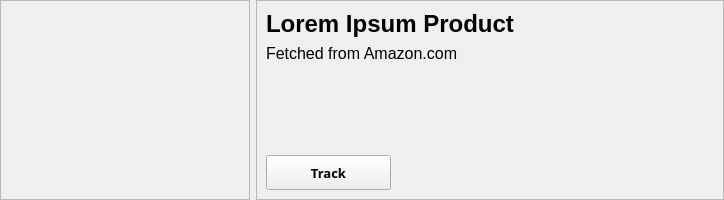
<?xml version="1.0" encoding="UTF-8"?>
<ui version="4.0">
 <class>Form</class>
 <widget class="QWidget" name="Form">
  <property name="geometry">
   <rect>
    <x>0</x>
    <y>0</y>
    <width>724</width>
    <height>200</height>
   </rect>
  </property>
  <property name="minimumSize">
   <size>
    <width>724</width>
    <height>200</height>
   </size>
  </property>
  <property name="maximumSize">
   <size>
    <width>16777215</width>
    <height>253</height>
   </size>
  </property>
  <property name="windowTitle">
   <string>Form</string>
  </property>
  <layout class="QHBoxLayout" name="horizontalLayout">
   <property name="leftMargin">
    <number>0</number>
   </property>
   <property name="topMargin">
    <number>0</number>
   </property>
   <property name="rightMargin">
    <number>0</number>
   </property>
   <property name="bottomMargin">
    <number>0</number>
   </property>
   <item>
    <widget class="QFrame" name="image_frame">
     <property name="maximumSize">
      <size>
       <width>250</width>
       <height>16777215</height>
      </size>
     </property>
     <property name="frameShape">
      <enum>QFrame::StyledPanel</enum>
     </property>
     <property name="frameShadow">
      <enum>QFrame::Raised</enum>
     </property>
    </widget>
   </item>
   <item>
    <widget class="QFrame" name="main_frame">
     <property name="styleSheet">
      <string notr="true"/>
     </property>
     <property name="frameShape">
      <enum>QFrame::StyledPanel</enum>
     </property>
     <property name="frameShadow">
      <enum>QFrame::Raised</enum>
     </property>
     <layout class="QVBoxLayout" name="verticalLayout">
      <item>
       <widget class="QLabel" name="product_title">
        <property name="sizePolicy">
         <sizepolicy hsizetype="Preferred" vsizetype="Fixed">
          <horstretch>0</horstretch>
          <verstretch>0</verstretch>
         </sizepolicy>
        </property>
        <property name="font">
         <font>
          <family>Segoe UI</family>
          <pointsize>18</pointsize>
          <weight>75</weight>
          <bold>true</bold>
         </font>
        </property>
        <property name="text">
         <string>Lorem Ipsum Product</string>
        </property>
       </widget>
      </item>
      <item>
       <widget class="QLabel" name="source_label">
        <property name="sizePolicy">
         <sizepolicy hsizetype="Preferred" vsizetype="Fixed">
          <horstretch>0</horstretch>
          <verstretch>0</verstretch>
         </sizepolicy>
        </property>
        <property name="font">
         <font>
          <pointsize>12</pointsize>
         </font>
        </property>
        <property name="text">
         <string>Fetched from Amazon.com</string>
        </property>
       </widget>
      </item>
      <item>
       <spacer name="verticalSpacer">
        <property name="orientation">
         <enum>Qt::Vertical</enum>
        </property>
        <property name="sizeHint" stdset="0">
         <size>
          <width>20</width>
          <height>40</height>
         </size>
        </property>
       </spacer>
      </item>
      <item>
       <widget class="QPushButton" name="track_button">
        <property name="sizePolicy">
         <sizepolicy hsizetype="Fixed" vsizetype="Fixed">
          <horstretch>0</horstretch>
          <verstretch>0</verstretch>
         </sizepolicy>
        </property>
        <property name="minimumSize">
         <size>
          <width>125</width>
          <height>35</height>
         </size>
        </property>
        <property name="font">
         <font>
          <family>Segoe UI Black</family>
          <pointsize>10</pointsize>
          <weight>75</weight>
          <bold>true</bold>
         </font>
        </property>
        <property name="text">
         <string>Track</string>
        </property>
       </widget>
      </item>
     </layout>
    </widget>
   </item>
  </layout>
 </widget>
 <resources/>
 <connections/>
</ui>
